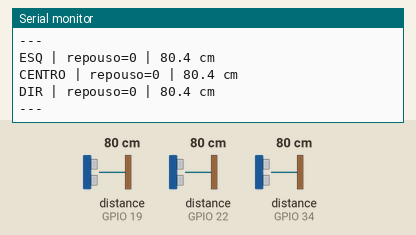
A sketch run on a simulated ESP32. On the bench: the last lines printed to the serial monitor. Wiring (inferred from the names in the program): 3 × ultrasonic range finder: trigger GPIO 18, echo GPIO 19 / trigger GPIO 21, echo GPIO 22 / trigger GPIO 23, echo GPIO 34. Inputs (shaded band) come from the test bench; at power-on: distance to the obstacle (sensors on GPIO 19, GPIO 22, GPIO 34) 80 cm. The echo pulse lasts 58.3 µs per cm.

Above: at 1.2 s.
1.3 s: distance to the obstacle (sensor on GPIO 19) set to 2 cm
At 1.89 s:
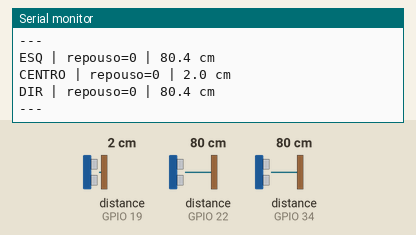
2.8 s: distance to the obstacle (sensor on GPIO 22) set to 2 cm
4.3 s: distance to the obstacle (sensor on GPIO 34) set to 2 cm
At 4.81 s:
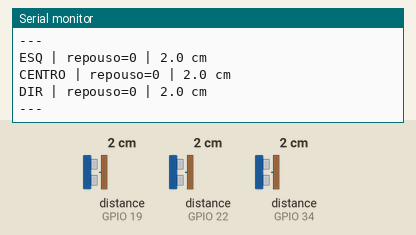
5.8 s: distance to the obstacle (sensor on GPIO 19) set to 4 cm
At 6.26 s:
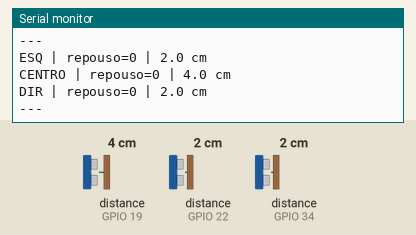
7.3 s: distance to the obstacle (sensor on GPIO 22) set to 4 cm
8.8 s: distance to the obstacle (sensor on GPIO 34) set to 4 cm
At 9.15 s:
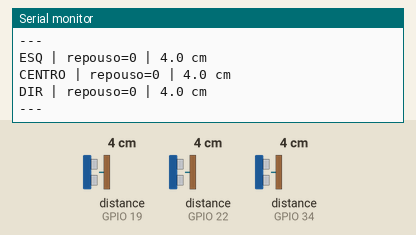
Timing chart, 0 to 11.3 s (numbered marks = the images above; inputs shaded):
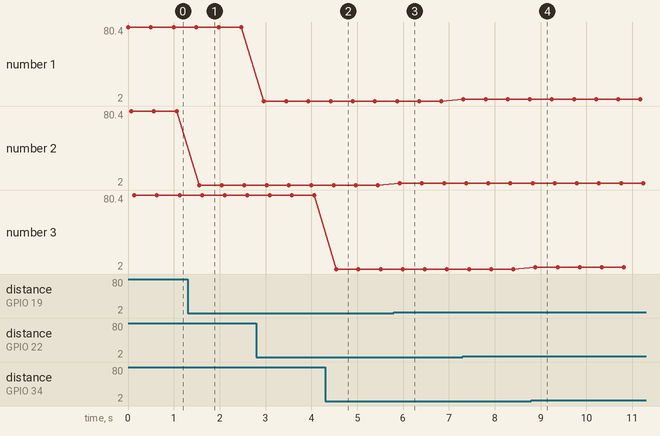

The sketch:

teste_sensores.ino
```cpp
/*
  DOORS - Teste isolado dos 3 HC-SR04
  ESP32 Arduino Core 3.x | Serial 115200
*/

// ---------------------------------------------------------------------------
// Pinos (esquerdo, centro, direito)
// ---------------------------------------------------------------------------

const int TRIG[3] = {21, 18, 23};
const int ECHO[3] = {22, 19, 34};
const char* NOME[3] = {"ESQ", "CENTRO", "DIR"};

// ---------------------------------------------------------------------------
// Inicializacao
// ---------------------------------------------------------------------------

void setup() {
  Serial.begin(115200);

  for (int i = 0; i < 3; i++) {
    pinMode(TRIG[i], OUTPUT);
    digitalWrite(TRIG[i], LOW);
    pinMode(ECHO[i], INPUT);
  }

  Serial.println("Teste HC-SR04");
}

// ---------------------------------------------------------------------------
// Leitura sequencial
// repouso deve ser 0; SEM ECO em todos indica falta de 5 V ou GND
// ---------------------------------------------------------------------------

void loop() {
  for (int i = 0; i < 3; i++) {
    int repouso = digitalRead(ECHO[i]);

    digitalWrite(TRIG[i], HIGH);
    delayMicroseconds(10);
    digitalWrite(TRIG[i], LOW);

    unsigned long us = pulseIn(ECHO[i], HIGH, 30000);

    Serial.print(NOME[i]);
    Serial.print(" | repouso=");
    Serial.print(repouso);

    if (us == 0) {
      Serial.println(" | SEM ECO");
    } else {
      Serial.print(" | ");
      Serial.print(us / 58.0, 1);
      Serial.println(" cm");
    }

    delay(60);
  }

  Serial.println("---");
  delay(300);
}
```

Measured:
- after the input at 1.3 s, the serial monitor: prints a new line after 0.25 s (image 1)
- after the input at 4.3 s, the serial monitor: prints a new line after 0.24 s (image 2)
- after the input at 5.8 s, the serial monitor: prints a new line after 0.13 s (image 3)
- after the input at 8.8 s, the serial monitor: prints a new line after 0.09 s (image 4)
- plotted number 2: 80.4 → 2 after the input at 1.3 s, 2 → 4 after the input at 5.8 s
